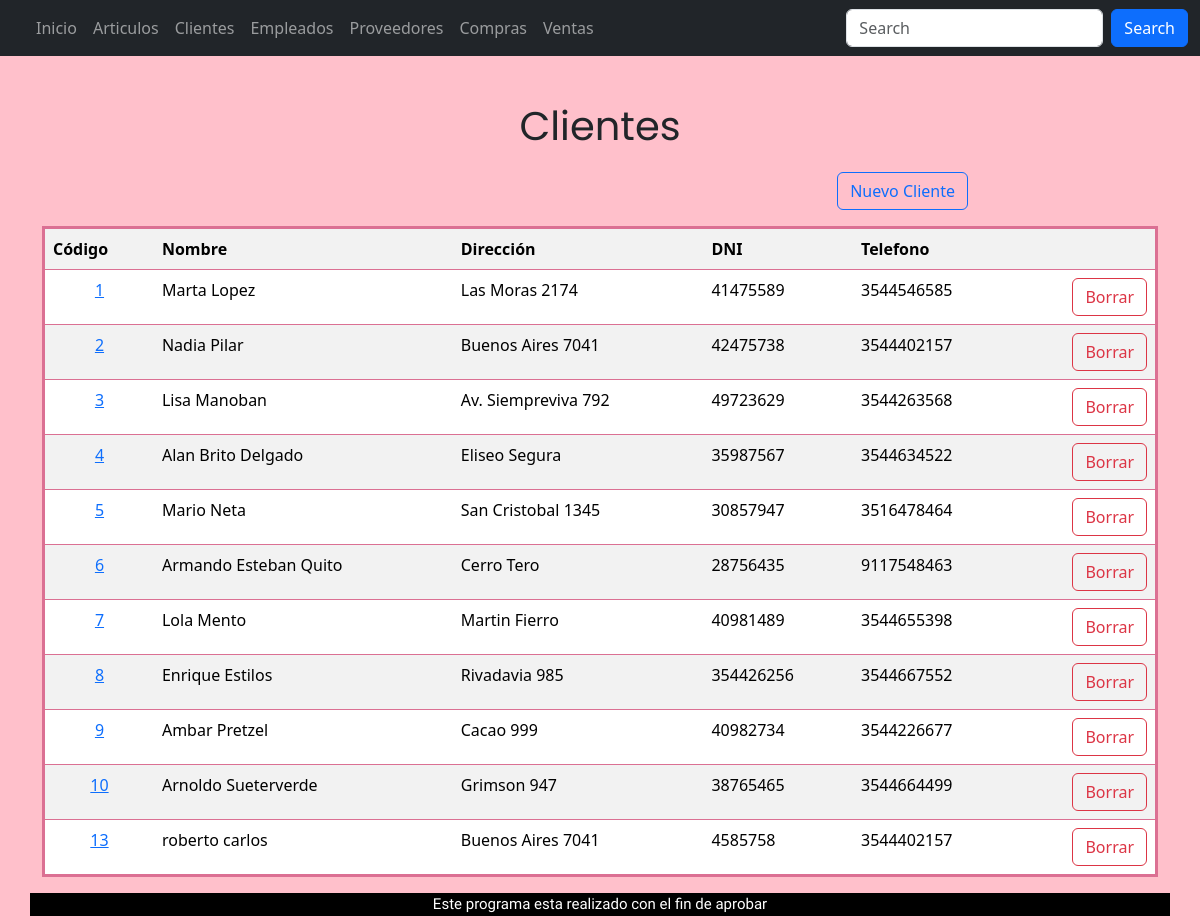
Page /tablaclientes/ on the earlier database version.
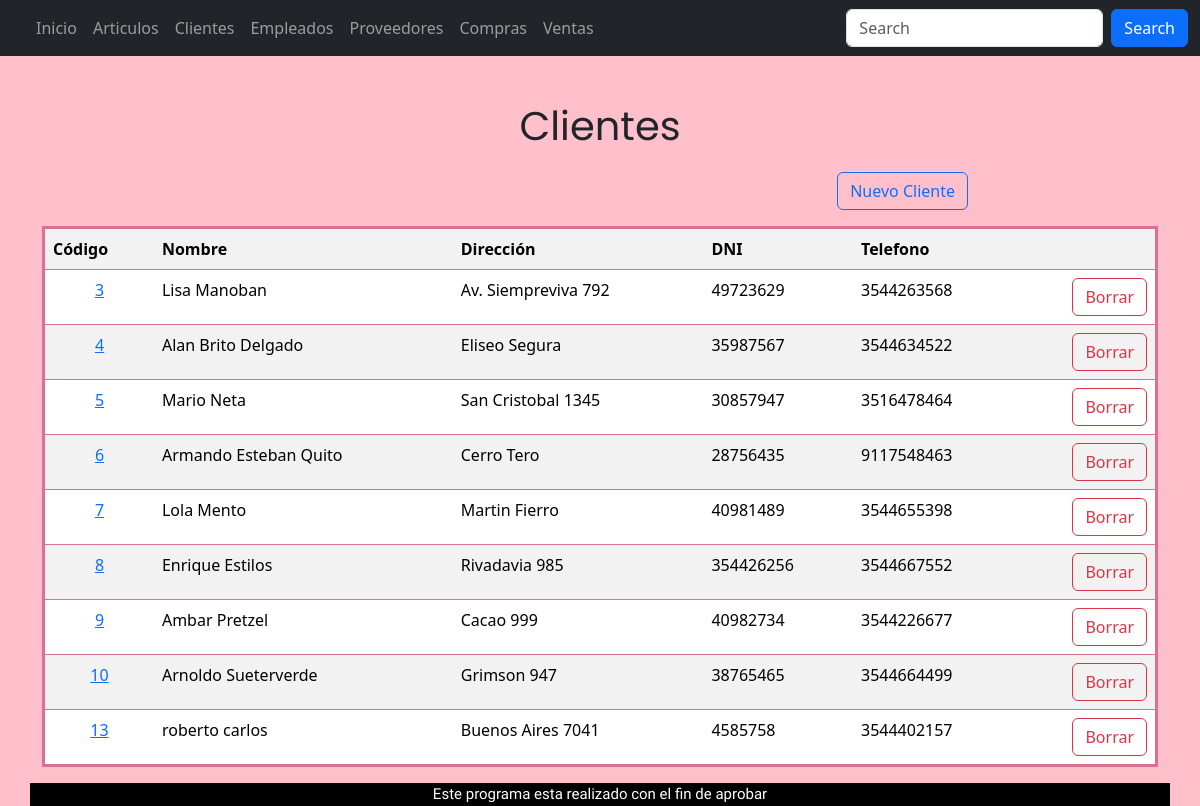
Same page on the later database version.
### appRieVictoria/models.py (models this page shows, shortened)
class Clientes (models.Model):
    nombre = models.CharField(max_length=100, help_text= 'Nombre del cliente')
    direccion = models.CharField(max_length=100, help_text='Direccion del proveedor')
    DNI = models.PositiveBigIntegerField(help_text='Dni del cliente')
    telefono = models.PositiveBigIntegerField(help_text='Telefono del cliente')
    empleados = models.ManyToManyField("Empleados" ,related_name='clientes_relacionados', through="Ventas")

### appRieVictoria/views.py (the view)
def tablaclientes (request):
    context= {'Clientes': Clientes.objects.all()}
    return render (request, 'tablaclientes.html', context)

### proyectoRieVictoria/templates/tablaclientes.html (shortened to what this page needs)
{% extends "base.html" %}
{% block content %}
<div class="nombreTablas">
    <p >Clientes</p>
</div>
<div class="row">
    <div class="col d-flex justify-content-end aling-items-end mb-3 col-10">
    <a class="btn btn-outline-primary" href="/clientes/ClientesNuevo{{ p.id}}">Nuevo Cliente</a></td>
    </div>
</div>
<table style="border-style: solid; border-color: palevioletred;" class="table table-striped">
            <tr>
                <th>Código</th>
                <th>Nombre</th>
                <th>Dirección</th>
                <th>DNI</th>
                <th>Telefono</th>
                <th></th>
            </tr>
            {% for p in Clientes %}
                <tr>
                    <td class="centrado"><a href="/clientes/ClientesModif/{{ p.id }}/">{{ p.id }}</a></td>
                    <td>{{ p.nombre }}</td>
                    <td>{{ p.direccion }}</td>
                    <td>{{ p.DNI}}</td>
                    <td>{{ p.telefono }}</td>
                    <td>
                        <div class="d-flex justify-content-end ">
                            <a class="btn btn-outline-danger" href="/clientes/ClientesBorrar/{{ p.id}}">Borrar</a>
                        </div>
                    </td>
                </tr>
                {% endfor %}
        </table>
    </div>
{% endblock %}

Differences in the rows shown:
removed Clientes: id "1", nombre "Marta Lopez", direccion "Las Moras 2174", DNI "41475589", telefono "3544546585"
removed Clientes: id "2", nombre "Nadia Pilar", direccion "Buenos Aires 7041", DNI "42475738", telefono "3544402157"
